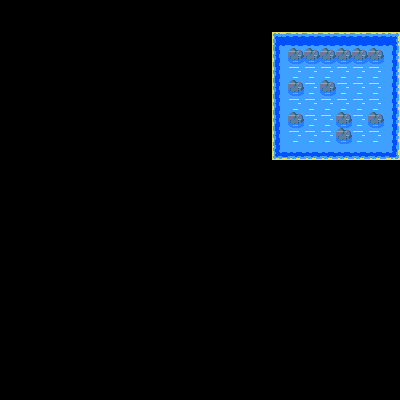

Tiled map render using the project's own tile images. Description and the whole map definition, tile-layer contents included, below:
An orthogonal 25x25 tile map with 16x16 px tiles, 2 tile layers (bg, death), 2 tilesets and 4 objects.

<map version="1.2" tiledversion="1.3.1" orientation="orthogonal" renderorder="right-down" compressionlevel="0" width="25" height="25" tilewidth="16" tileheight="16" infinite="0" nextlayerid="7" nextobjectid="6">
 <tileset firstgid="1" source="Zoria Tileset/scraps.tsx" />
 <tileset firstgid="481" source="Zoria Tileset/water.tsx" />
 <layer id="5" name="bg" width="25" height="25">
  <data encoding="csv">
0,0,0,0,0,0,0,0,0,0,0,0,0,0,0,0,0,0,0,0,0,0,0,0,0,
0,0,0,0,0,0,0,0,0,0,0,0,0,0,0,0,0,0,0,0,0,0,0,0,0,
0,0,0,0,0,0,0,0,0,0,0,0,0,0,0,0,0,511,512,512,512,512,512,512,513,
0,0,0,0,0,0,0,0,0,0,0,0,0,0,0,0,0,520,524,524,524,524,524,524,525,
0,0,0,0,0,0,0,0,0,0,0,0,0,0,0,0,0,520,524,524,524,524,524,524,525,
0,0,0,0,0,0,0,0,0,0,0,0,0,0,0,0,0,520,524,524,524,524,524,524,525,
0,0,0,0,0,0,0,0,0,0,0,0,0,0,0,0,0,520,524,524,524,524,524,524,525,
0,0,0,0,696,0,0,0,0,0,0,0,0,0,0,0,0,520,524,524,524,524,524,524,525,
0,0,0,0,0,0,0,0,0,0,0,0,0,0,0,0,0,520,524,524,524,524,524,524,525,
0,0,0,0,0,0,0,0,0,0,0,0,0,0,0,0,0,535,536,536,536,536,536,536,537,
0,0,0,0,0,0,0,0,0,0,0,0,0,0,0,0,0,0,0,0,0,0,0,0,0,
0,0,0,0,0,0,0,0,0,0,0,0,0,0,0,0,0,0,0,0,0,0,0,0,0,
0,0,0,0,0,0,0,0,0,0,0,0,0,0,0,0,0,0,0,0,0,0,0,0,0,
0,0,0,0,0,0,0,0,0,0,0,0,0,0,0,0,0,0,0,0,0,0,0,0,0,
0,0,0,0,0,0,0,0,0,0,0,0,0,0,0,0,0,0,0,0,0,0,0,0,0,
0,0,0,0,0,0,0,0,0,0,0,0,0,0,0,0,0,0,0,0,0,0,0,0,0,
0,0,0,0,0,0,0,0,0,0,0,0,0,0,0,0,0,0,0,0,0,0,0,0,0,
0,0,0,0,0,0,0,0,0,0,0,0,0,0,0,0,0,0,0,0,0,0,0,0,0,
0,0,0,0,0,0,0,0,0,0,0,0,0,0,0,0,0,0,0,0,0,0,0,0,0,
0,0,0,0,0,0,0,0,0,0,0,0,0,0,0,0,0,0,0,0,0,0,0,0,0,
0,0,0,0,0,0,0,0,0,0,0,0,0,0,0,0,0,0,0,0,0,0,0,0,0,
0,0,0,0,0,0,0,0,0,0,0,0,0,0,0,0,0,0,0,0,0,0,0,0,0,
0,0,0,0,0,0,0,0,0,0,0,0,0,0,0,0,0,0,0,0,0,0,0,0,0,
0,0,0,0,0,0,0,0,0,0,0,0,0,0,0,0,0,0,0,0,0,0,0,0,0,
0,0,0,0,0,0,0,0,0,0,0,0,0,0,0,0,0,0,0,0,0,0,0,0,0
</data>
 </layer>
 <layer id="6" name="death" width="25" height="25" opacity="0.4">
  <data encoding="csv">
0,0,0,0,0,0,0,0,0,0,0,0,0,0,0,0,0,0,0,0,0,0,0,0,0,
0,0,0,0,0,0,0,0,0,0,0,0,0,0,0,0,0,0,0,0,0,0,0,0,0,
0,0,0,0,0,0,0,0,0,0,0,0,0,0,0,0,0,0,0,0,0,0,0,0,0,
0,0,0,0,0,0,0,0,0,0,0,0,0,0,0,0,0,0,493,493,493,493,493,493,0,
0,0,0,0,0,0,0,0,0,0,0,0,0,0,0,0,0,0,0,0,0,0,0,0,0,
0,0,0,0,0,0,0,0,0,0,0,0,0,0,0,0,0,0,493,0,493,0,0,0,0,
0,0,0,0,0,0,0,0,0,0,0,0,0,0,0,0,0,0,0,0,0,0,0,0,0,
0,0,0,0,0,0,0,0,0,0,0,0,0,0,0,0,0,0,493,0,0,493,0,493,0,
0,0,0,0,0,0,0,0,0,0,0,0,0,0,0,0,0,0,0,0,0,493,0,0,0,
0,0,0,0,0,0,0,0,0,0,0,0,0,0,0,0,0,0,0,0,0,0,0,0,0,
0,0,0,0,0,0,0,0,0,0,0,0,0,0,0,0,0,0,0,0,0,0,0,0,0,
0,0,0,0,0,0,0,0,0,0,0,0,0,0,0,0,0,0,0,0,0,0,0,0,0,
0,0,0,0,0,0,0,0,0,0,0,0,0,0,0,0,0,0,0,0,0,0,0,0,0,
0,0,0,0,0,0,0,0,0,0,0,0,0,0,0,0,0,0,0,0,0,0,0,0,0,
0,0,0,0,0,0,0,0,0,0,0,0,0,0,0,0,0,0,0,0,0,0,0,0,0,
0,0,0,0,0,0,0,0,0,0,0,0,0,0,0,0,0,0,0,0,0,0,0,0,0,
0,0,0,0,0,0,0,0,0,0,0,0,0,0,0,0,0,0,0,0,0,0,0,0,0,
0,0,0,0,0,0,0,0,0,0,0,0,0,0,0,0,0,0,0,0,0,0,0,0,0,
0,0,0,0,0,0,0,0,0,0,0,0,0,0,0,0,0,0,0,0,0,0,0,0,0,
0,0,0,0,0,0,0,0,0,0,0,0,0,0,0,0,0,0,0,0,0,0,0,0,0,
0,0,0,0,0,0,0,0,0,0,0,0,0,0,0,0,0,0,0,0,0,0,0,0,0,
0,0,0,0,0,0,0,0,0,0,0,0,0,0,0,0,0,0,0,0,0,0,0,0,0,
0,0,0,0,0,0,0,0,0,0,0,0,0,0,0,0,0,0,0,0,0,0,0,0,0,
0,0,0,0,0,0,0,0,0,0,0,0,0,0,0,0,0,0,0,0,0,0,0,0,0,
0,0,0,0,0,0,0,0,0,0,0,0,0,0,0,0,0,0,0,0,0,0,0,0,0
</data>
 </layer>
 <objectgroup id="2" name="hh" visible="0">
  <object id="1" x="127.5" y="79.5">
   <point />
  </object>
  <object id="2" x="97" y="160">
   <point />
  </object>
  <object id="3" x="15" y="37" />
  <object id="4" x="63" y="80">
   <polygon points="0,0 -15.5,16 -15.5,47.5 15.5,79.5 16.5,-1" />
  </object>
 </objectgroup>
</map>
